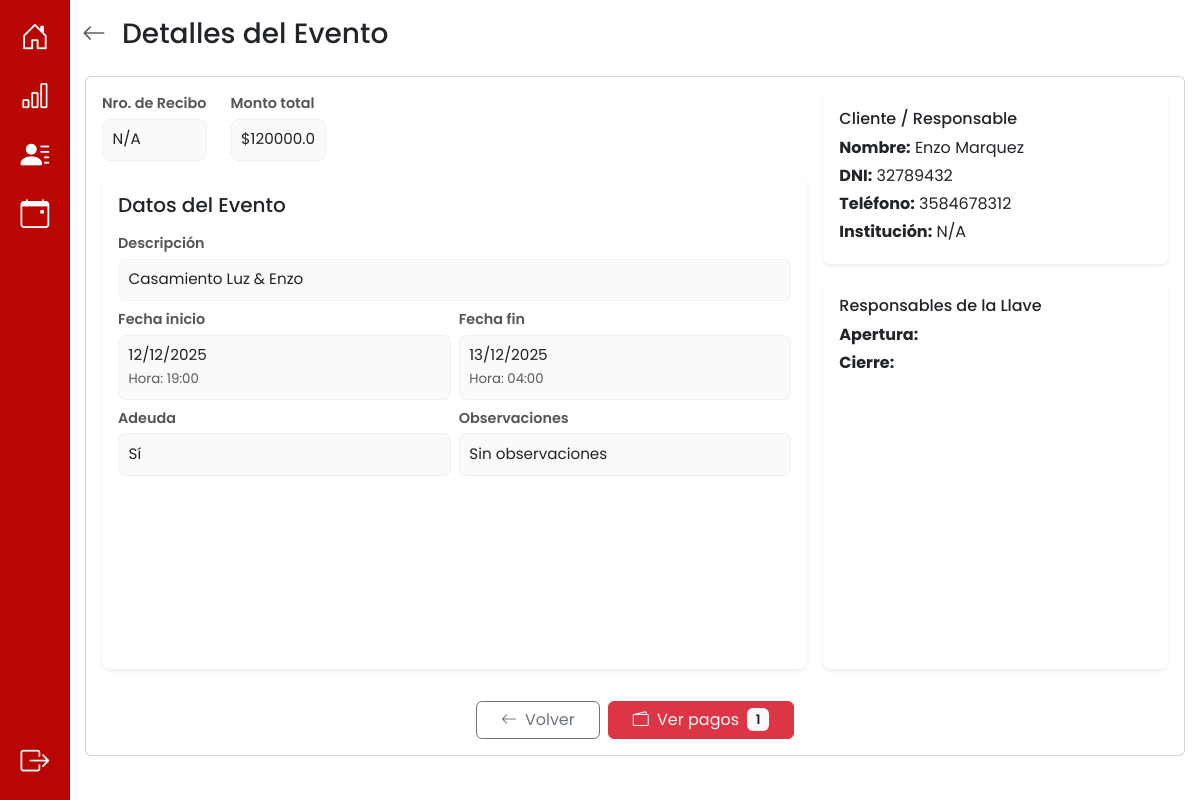
Page /eventos/detalles/2 (signed in) on the committed database.
### app/models.py (models this page shows, shortened)
class Evento(db.Model):
    __tablename__ = 'evento'
    id_evento = db.Column(db.Integer, primary_key=True, autoincrement=True)
    descripcion = db.Column(db.String(100))
    fecha_inicio = db.Column(db.DateTime, nullable=False)
    fecha_fin = db.Column(db.DateTime, nullable=False)
    observaciones = db.Column(db.String(100))
    monto_total = db.Column(db.Numeric(10, 2), nullable=False)
    adeuda = db.Column(db.Boolean, default=True) #esto se actualiza cuando todos los pagos == monto total
    nro_recibo = db.Column(db.Integer) #esto se actualiza cuando todos los pagos == monto total
    dni = db.Column(db.String(20), db.ForeignKey('cliente.dni'), nullable=False)
    id_responsable_apertura = db.Column(db.Integer, db.ForeignKey('responsable_llave.id_responsable'))
    id_responsable_cierre = db.Column(db.Integer, db.ForeignKey('responsable_llave.id_responsable'))
    usuario_creacion = db.Column(db.String(10), db.ForeignKey('cuenta.nombre_usuario'), nullable=False)
    cliente = db.relationship('Cliente', back_populates='eventos')
    responsable_apertura = db.relationship('ResponsableLlave', foreign_keys=[id_responsable_apertura], back_populates='eventos_apertura')
    responsable_cierre = db.relationship('ResponsableLlave', foreign_keys=[id_responsable_cierre], back_populates='eventos_cierre')
    usuario = db.relationship('Cuenta', back_populates='eventos')
    pagos = db.relationship('Pago', back_populates='evento', cascade="all, delete-orphan")
    auditorias_evento = db.relationship('AuditoriaEvento', back_populates='evento', cascade="all, delete-orphan")

class Cliente(db.Model):
    __tablename__ = 'cliente'
    dni = db.Column(db.String(20), primary_key=True)
    nombre = db.Column(db.String(20), nullable=False)
    apellido = db.Column(db.String(20), nullable=False)
    telefono = db.Column(db.String(15), nullable=False)
    institucion = db.Column(db.String(40), nullable=True)
    eventos = db.relationship('Evento', back_populates='cliente', cascade="all, delete-orphan")

### app/routes/eventos_routes.py (the view)
@eventos_bp.route("/detalles/<int:id_evento>", methods=["GET"])
def detalles_evento(id_evento):
    evento = Evento.query.get_or_404(id_evento)
    return render_template("detalles_evento.html",
                         evento=evento,
                         start_dt=evento.fecha_inicio,
                         end_dt=evento.fecha_fin)

### app/models.py (called while the page is built)
    def es_administrador(self):
        return Administrador.query.filter_by(nombre_usuario=self.nombre_usuario).first() is not None

### app/templates/detalles_evento.html (shortened to what this page needs)
{% extends 'base.html' %} {% block title %}Detalles del Evento{% endblock %} {%
block content %}
<div class="container py-3">
  <div class="d-flex align-items-center mb-4">
    <a href="{{ url_for('eventos_bp.eventos') }}" class="text-muted me-3">
      <i class="bi bi-arrow-left fs-4"></i>
    </a>
    <h3 class="m-0">Detalles del Evento</h3>
  </div>
  <div class="d-flex justify-content-center">
    <div
      class="card w-100"
      style="max-width: 1100px; height: 85vh; overflow: hidden"
    >
      <div class="card-body d-flex flex-column" style="overflow: hidden">
        <div class="row flex-grow-1 g-3" style="overflow: hidden">
          <div class="col-md-8 d-flex flex-column" style="overflow: hidden">
            <div class="d-flex gap-4 mb-3">
              <div>
                <div class="detalle-label">Nro. de Recibo</div>
                <div class="detalle-value">
                  {{ evento.nro_recibo or 'N/A' }}
                </div>
              </div>
              <div>
                <div class="detalle-label">Monto total</div>
                <div class="detalle-value">
                  ${{ evento.monto_total | float | round(2) }}
                </div>
              </div>
            </div>
            <div class="section-card flex-grow-1 overflow-auto">
              <h5 class="mb-3">Datos del Evento</h5>
              <div class="mb-2">
                <div class="detalle-label">Descripción</div>
                <div class="detalle-value">{{ evento.descripcion }}</div>
              </div>
              <div class="row g-2 mb-2">
                <div class="col-md-6">
                  <div class="detalle-label">Fecha inicio</div>
                  <div class="detalle-value">
                    {{ start_dt.strftime('%d/%m/%Y') if start_dt and not
                    start_dt is string else start_dt.split(' ')[0] if start_dt
                    else '—' }}
                    <div class="text-muted">
                      <small>
                        Hora: {% if start_dt %}{% if start_dt is string %}{{
                        start_dt.split(' ')[1][0:5] if ' ' in start_dt else
                        start_dt[0:5] }}{% else %}{{ start_dt.strftime('%H:%M')
                        }}{% endif %}{% else %}—{% endif %}
                      </small>
                    </div>
                  </div>
                </div>
                <div class="col-md-6">
                  <div class="detalle-label">Fecha fin</div>
                  <div class="detalle-value">
                    {% set time_src = end_dt if end_dt else (evento.fecha_fin if
                    evento.fecha_fin is defined else None) %} {{
                    time_src.strftime('%d/%m/%Y') if time_src and not time_src
                    is string else time_src.split(' ')[0] if time_src else '—'
                    }}
                    <div class="text-muted">
                      <small>
                        Hora: {% if time_src %}{% if time_src is string %}{{
                        time_src.split(' ')[1][0:5] if ' ' in time_src else
                        time_src[0:5] }}{% else %}{{ time_src.strftime('%H:%M')
                        }}{% endif %}{% else %}—{% endif %}
                      </small>
                    </div>
                  </div>
                </div>
              </div>
              <div class="row g-2">
                <div class="col-md-6">
                  <div class="detalle-label">Adeuda</div>
                  <div class="detalle-value">
                    {{ 'Sí' if evento.adeuda else 'No' }}
                  </div>
                </div>
                <div class="col-md-6">
                  <div class="detalle-label">Observaciones</div>
                  <div class="detalle-value">
                    {{ evento.observaciones or 'Sin observaciones' }}
                  </div>
                </div>
              </div>
            </div>
          </div>
          <div class="col-md-4 d-flex flex-column" style="overflow: hidden">
            <div class="section-card mb-3 p-3">
              <h6 class="mb-2">Cliente / Responsable</h6>
              <p class="mb-1">
                <strong>Nombre:</strong> {{ evento.cliente.nombre }} {{
                evento.cliente.apellido }}
              </p>
              <p class="mb-1"><strong>DNI:</strong> {{ evento.cliente.dni }}</p>
              <p class="mb-1">
                <strong>Teléfono:</strong> {{ evento.cliente.telefono }}
              </p>
              <p class="mb-1">
                <strong>Institución:</strong> {{ evento.cliente.institucion or
                'N/A' }}
              </p>
            </div>
            <div class="section-card flex-grow-1 p-3">
              <h6 class="mb-2">Responsables de la Llave</h6>
              <p class="mb-1">
                <strong>Apertura:</strong>
              </p>
              <p class="mb-1">
                <strong>Cierre:</strong>
              </p>
            </div>
          </div>
        </div>
        <div class="d-flex justify-content-center gap-2 mt-3">
          <a
            href="{{ url_for('eventos_bp.eventos') }}"
            class="btn btn-outline-secondary px-4"
          >
            <i class="bi bi-arrow-left me-2"></i>Volver</a
          >
          <a
            href="{{ url_for('ingresos.pagos', id_evento=evento.id_evento) }}"
            class="btn btn-danger px-4"
          >
            <i class="bi bi-wallet2 me-1"></i> Ver pagos {% if evento.pagos %}
            <span class="badge bg-light text-dark ms-1"
              >{{ evento.pagos|length }}</span
            >
            {% endif %}
          </a>
        </div>
      </div>
    </div>
  </div>
</div>
{% endblock %}

### app/static/css/style.css (style rules this page uses)
:root { --color-primario: #b90603; --color-hover: #ffe4e4; --color-btn: #ec221f; }
html, body { height: 100%; margin: 0; overflow-x: hidden; }
body { font-family: "Poppins", sans-serif; font-weight: 400; font-style: normal; margin: 0; padding: 0; }
.detalle-label { font-weight: 600; color: #555; font-size: 0.95rem; margin-bottom: 0.25rem; }
.detalle-value { background: #fafafa; border: 1px solid rgba(0, 0, 0, 0.04); padding: 0.55rem 0.6rem; border-radius: 8px; color: #222; }
.btn .badge { font-weight: 600; font-size: 0.82rem; }

### app/templates/detalles_evento.html (style rules this page uses)
body { background-color: #fff; }
.section-card { background: #fff; border-radius: 0.5rem; box-shadow: 0 0.125rem 0.25rem rgba(0, 0, 0, 0.075); padding: 1rem; margin-bottom: 1rem; }
.detalle-label { font-weight: 600; font-size: 0.9rem; }
.detalle-value { font-size: 0.95rem; }

### rows in the picture
Evento: nro_recibo "N/A", monto_total "120000.0", descripcion "Casamiento Luz & Enzo", fecha_inicio "12/12/2025", strftime "19:00", fecha_fin "13/12/2025", strftime "04:00", adeuda "Sí", observaciones "Sin observaciones"
Cliente: cliente.nombre "Enzo", cliente.apellido "Marquez", cliente.dni "32789432", cliente.telefono "3584678312", cliente "N/A"

### other values in the picture
{{ evento.pagos|length }} "1"
